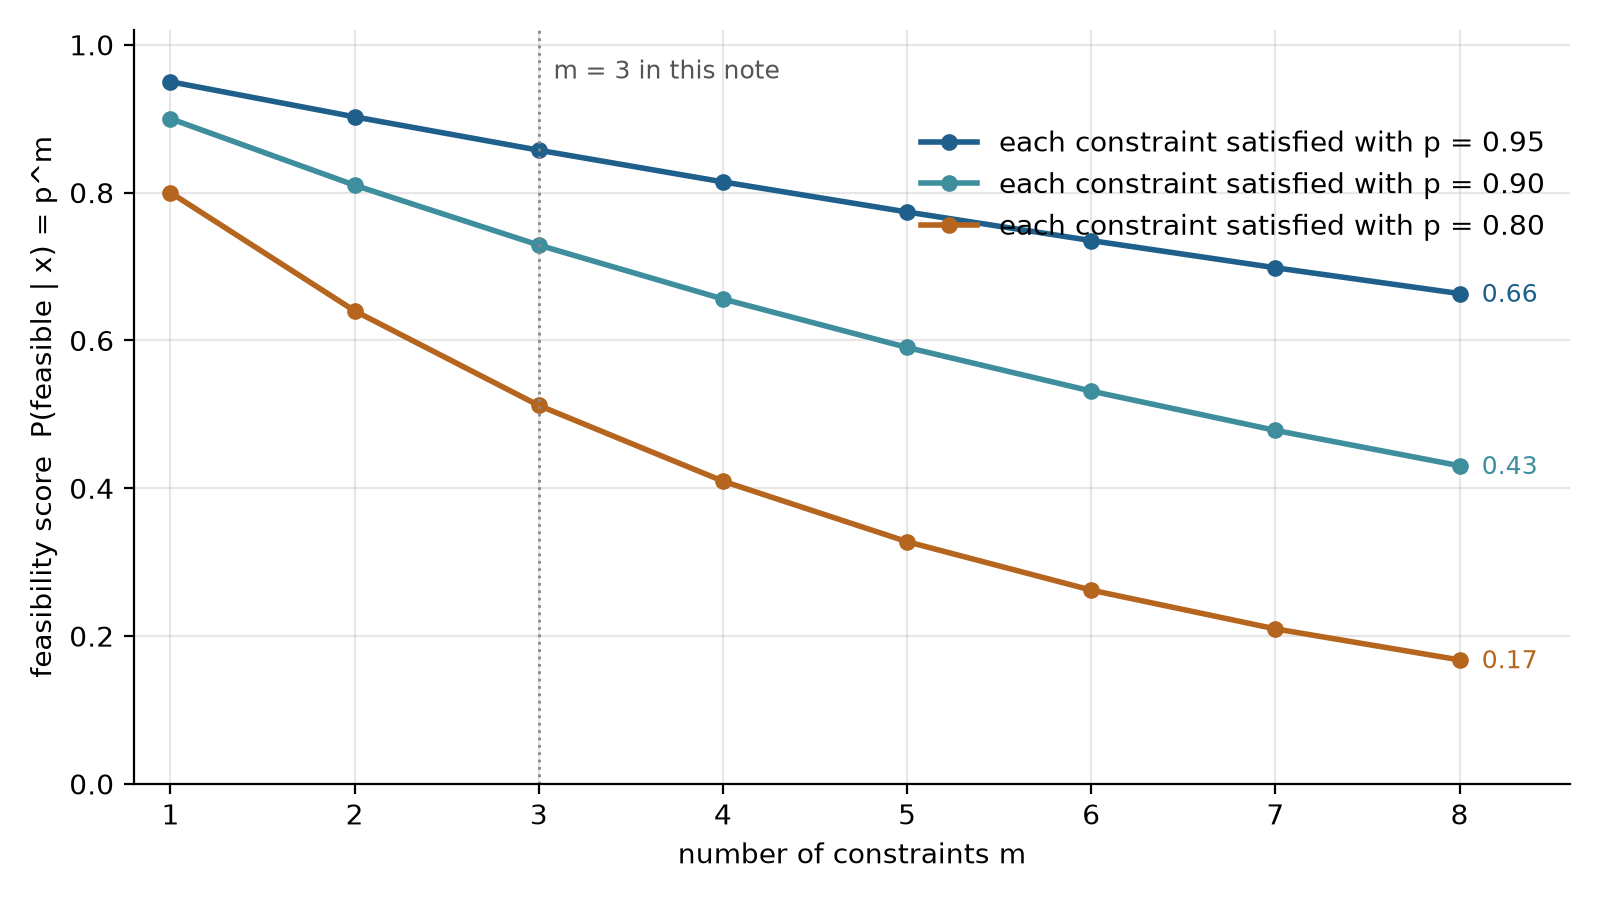

Write Python code to recreate this figure.
"""Illustration for technical-note.html: how the product feasibility score
falls as constraints accumulate, under the independence assumption.

Hypothetical values, not measured data. Each line fixes the same per-constraint
satisfaction probability p for every constraint and plots p**m for m = 1..8.

Render (no local matplotlib on this machine):
    uv run --offline --no-project --with matplotlib --with numpy python3 fig_feasibility_product.py
"""
import numpy as np
import matplotlib
matplotlib.use("Agg")
import matplotlib.pyplot as plt

m = np.arange(1, 9)
levels = [0.95, 0.90, 0.80]
colors = ["#1F5F8B", "#3E8E9E", "#B5651D"]

fig, ax = plt.subplots(figsize=(8, 4.5), dpi=200)
for p, c in zip(levels, colors):
    score = p ** m
    ax.plot(m, score, marker="o", color=c, linewidth=2, markersize=5,
            label=f"each constraint satisfied with p = {p:.2f}")
    ax.annotate(f"{score[-1]:.2f}", (m[-1], score[-1]), textcoords="offset points",
                xytext=(8, -3), fontsize=9, color=c)

ax.axvline(3, color="#888888", linestyle=":", linewidth=1)
ax.text(3.08, 0.98, "m = 3 in this note", fontsize=9, color="#555555", va="top")

ax.set_xlabel("number of constraints m")
ax.set_ylabel("feasibility score  P(feasible | x) = p^m")
ax.set_xticks(m)
ax.set_ylim(0, 1.02)
ax.set_xlim(0.8, 8.6)
ax.grid(True, alpha=0.3)
ax.legend(frameon=False, loc="upper right", bbox_to_anchor=(1.0, 0.9))
for side in ("top", "right"):
    ax.spines[side].set_visible(False)
fig.tight_layout()
fig.savefig("fig_feasibility_product.png")
print("wrote fig_feasibility_product.png")
